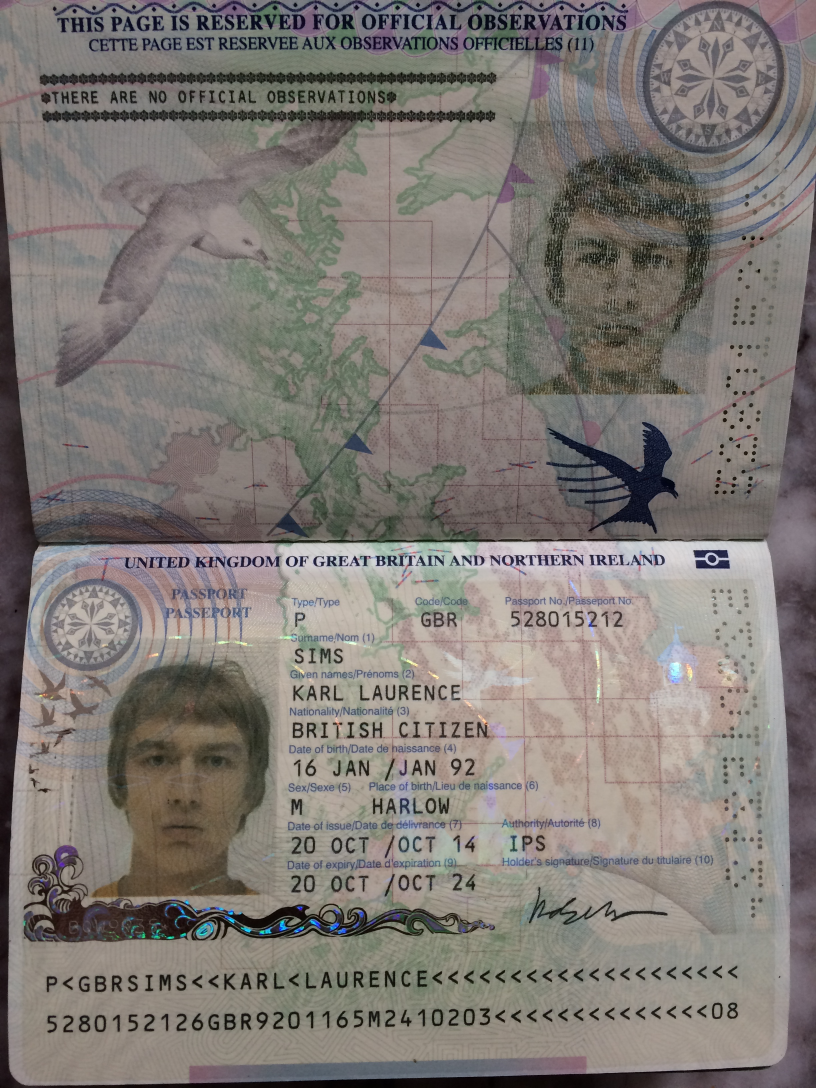
#> input picture models/IMG_1107.JPG, 2448 x 3264 px, given in place of the camera (shown at 1/3 size)
$ python detect.py
#> lines starting #> are read from the running program, lines starting #| are printed output that depends on the picture
import cv2
import os

cv_path = os.path.expanduser("~") + '/opencv/data/haarcascades/'
faceCascade = cv2.CascadeClassifier(cv_path + 'haarcascade_frontalface_default.xml')

video_capture = cv2.VideoCapture(0)


def extract_image(img, points):
    (x, y, w, h) = points
    crop = img[y:y+h, x:x+w]
    H, W, *_ = img.shape
    return cv2.resize(crop, (W, H), interpolation = cv2.INTER_AREA)

while True:
    # Capture frame-by-frame
    ret, frame = video_capture.read()
#> frame is the input picture: shape (3264, 2448, 3); mean B, G, R 117.1, 121.5, 127.3

    gray = cv2.cvtColor(frame, cv2.COLOR_BGR2GRAY)
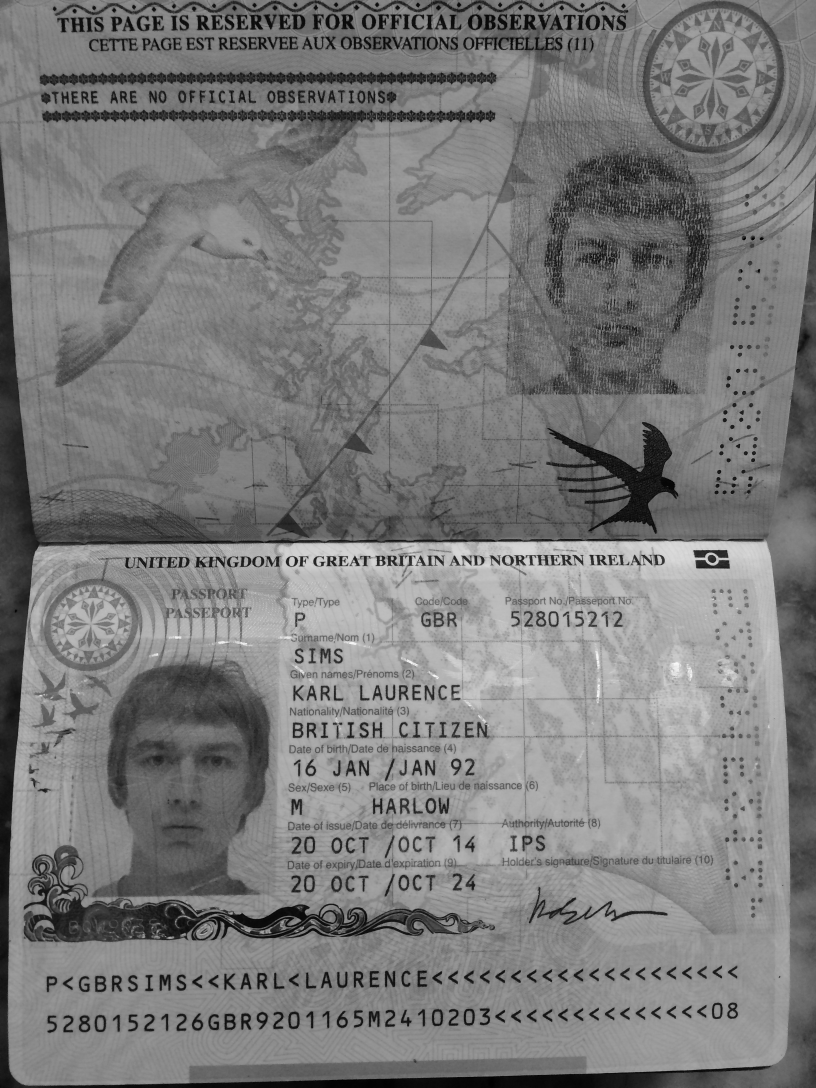
#> gray: shape (3264, 2448) (shown at 1/3 size); min 0, max 253, mean 122.7

    faces = faceCascade.detectMultiScale(
        gray,
        scaleFactor=1.1,
        minNeighbors=5,
        minSize=(30, 30)
    )
#> faces = [[1895, 131, 55, 55], [1106, 2274, 61, 61], [1797, 2004, 72, 72], [1449, 857, 88, 88], [36, 2342, 76, 76], [1177, 832, 138, 138], [317, 2095, 490, 490], [1633, 590, 480, 480]]

    # # Draw a rectangle around the faces
    # for (x, y, w, h) in faces:
    #     cv2.rectangle(frame, (x, y), (x+w, y+h), (0, 255, 0), 2)

    if len(faces) > 0:
        frame = extract_image(frame, faces[0])
#> in extract_image, `(x, y, w, h) = points`: x = 1895; y = 131; w = 55
#> in extract_image, `crop = img[y:y+h, x:x+w]`:
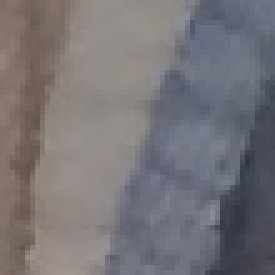
#> crop: shape (55, 55, 3) (shown 5 times larger); mean B, G, R 119.5, 115.4, 118.8
#> in extract_image, `return cv2.resize(crop, (W, H), interpolation = cv2.INTER_AREA)`:
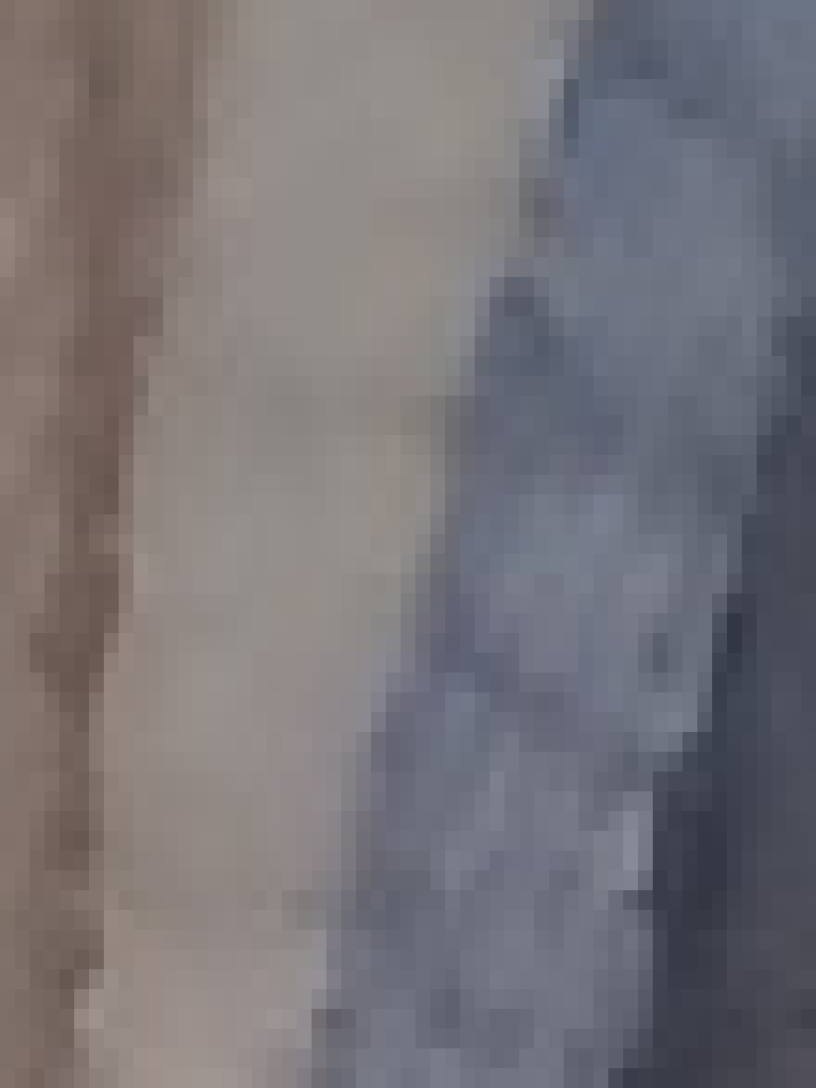
#> returned value: shape (3264, 2448, 3) (shown at 1/3 size); mean of channels 0, 1, 2 119.5, 115.4, 118.8; drawn as B, G, R
        cv2.putText(frame,"Where's your Mask?", (100,500), cv2.FONT_HERSHEY_SIMPLEX, 2, (255,255,255))
        cv2.imshow('Video', frame)
    else:
        # Display the resulting frame
        cv2.imshow('Video', frame)

    if cv2.waitKey(1) & 0xFF == ord('q'):
#> (key q is pressed here)
        break

# When everything is done, release the capture
video_capture.release()
cv2.destroyAllWindows()
